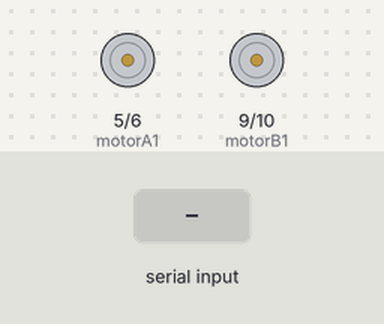
A sketch run on a simulated Arduino Uno, built with avr-gcc and run on an emulated ATmega328P. On the bench: motor-driver pin pairs drawn as motors (green arrow = first pin HIGH = forward, orange = second pin HIGH = backward, longer = more drive, scaled by the enable pin). The inputs (shaded band) are chosen by the test bench.

Above: at 1.2 s.
1.3 s: "F" received over Serial
At 1.9 s:
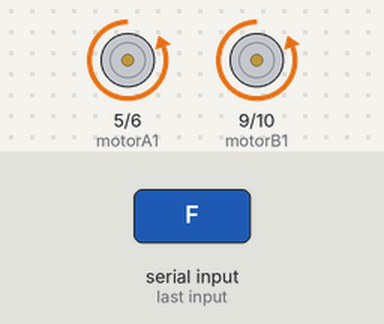
2.8 s: "B" received over Serial
At 3.1 s:
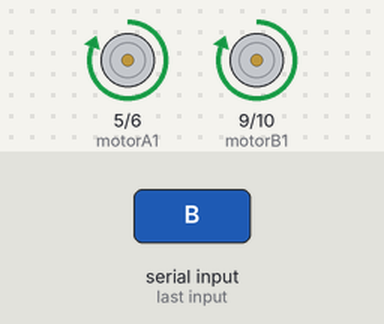
4.3 s: "L" received over Serial
At 5.4 s:
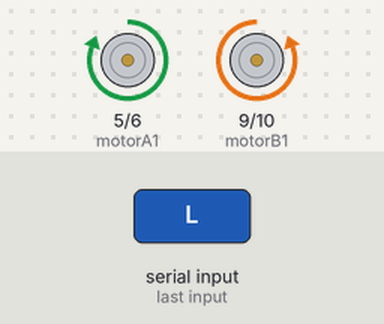
5.8 s: "R" received over Serial
At 6.6 s:
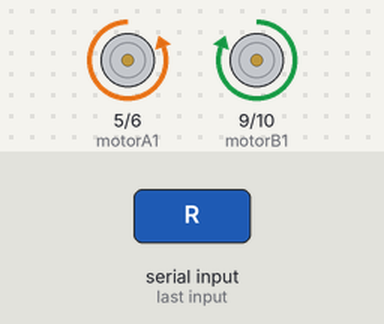
7.3 s: "S" received over Serial
At 7.7 s:
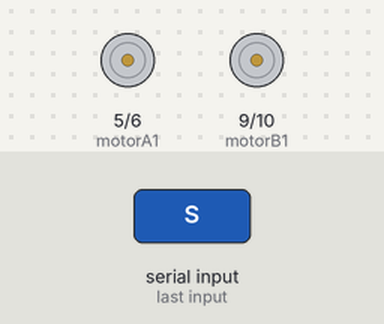
Timing chart, 0 to 9.8 s (numbered marks = the images above; inputs shaded):
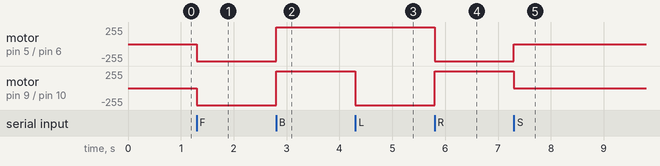

The sketch:

sketch_nov30b.ino
```cpp
// -----------------------------
// Bluetooth RC Car (HC-05/06)
// -----------------------------

// Motor Pins (Same as before)
#define motorA1 5 // Left Motor IN1
#define motorA2 6 // Left Motor IN2
#define motorB1 9 // Right Motor IN1
#define motorB2 10 // Right Motor IN2

#define ENA 3  // PWM Left
#define ENB 11 // PWM Right

// Speed (0-255)
// Bluetooth often needs full power to start moving
int speedCar = 255;
char command; // Variable to store incoming data

void setup() {
  // Start Serial Communication for Bluetooth
  Serial.begin(9600);

  pinMode(motorA1, OUTPUT);
  pinMode(motorA2, OUTPUT);
  pinMode(motorB1, OUTPUT);
  pinMode(motorB2, OUTPUT);
  pinMode(ENA, OUTPUT);
  pinMode(ENB, OUTPUT);

  // Initialize motors stopped
  stopCar();
}

void loop() {
  // Check if data is available from Bluetooth
  if (Serial.available() > 0) {
    command = Serial.read(); // Read the character

    // Execute command
    switch (command) {
      case 'F': forward(); break;
      case 'B': backward(); break;
      case 'L': turnLeft(); break;
      case 'R': turnRight(); break;
      case 'S': stopCar(); break;

      // Optional: Speed control logic (0-9)
      case '0': speedCar = 100; break;
      case '1': speedCar = 120; break;
      case '2': speedCar = 140; break;
      case '3': speedCar = 160; break;
      case '4': speedCar = 180; break;
      case '5': speedCar = 200; break;
      case '6': speedCar = 220; break;
      case '7': speedCar = 235; break;
      case '8': speedCar = 245; break;
      case '9': speedCar = 255; break;
    }
  }
}

// --- Movement Functions ---

void forward() {
  analogWrite(ENA, speedCar);
  analogWrite(ENB, speedCar);
  digitalWrite(motorA1, LOW);
  digitalWrite(motorA2, HIGH);
  digitalWrite(motorB1, LOW);
  digitalWrite(motorB2, HIGH);
}

void backward() {
  analogWrite(ENA, speedCar);
  analogWrite(ENB, speedCar);
  digitalWrite(motorA1, HIGH);
  digitalWrite(motorA2, LOW);
  digitalWrite(motorB1, HIGH);
  digitalWrite(motorB2, LOW);
}

void turnLeft() {
  analogWrite(ENA, speedCar);
  analogWrite(ENB, speedCar);
  // Left wheels backward, Right wheels forward (Spin turn)
  digitalWrite(motorA1, HIGH);
  digitalWrite(motorA2, LOW);
  digitalWrite(motorB1, LOW);
  digitalWrite(motorB2, HIGH);
}

void turnRight() {
  analogWrite(ENA, speedCar);
  analogWrite(ENB, speedCar);
  // Left wheels forward, Right wheels backward (Spin turn)
  digitalWrite(motorA1, LOW);
  digitalWrite(motorA2, HIGH);
  digitalWrite(motorB1, HIGH);
  digitalWrite(motorB2, LOW);
}

void stopCar() {
  digitalWrite(motorA1, LOW);
  digitalWrite(motorA2, LOW);
  digitalWrite(motorB1, LOW);
  digitalWrite(motorB2, LOW);
  analogWrite(ENA, 0);
  analogWrite(ENB, 0);
}
```

Measured:
- after the input at 1.3 s, motor on pin 5 (motorA1) / pin 6 (motorA2), motor on pin 9 (motorB1) / pin 10 (motorB2): stopped → backward 255/255 at once
- after the input at 2.8 s, motor on pin 5 (motorA1) / pin 6 (motorA2), motor on pin 9 (motorB1) / pin 10 (motorB2): backward 255/255 → forward 255/255 at once
- after the input at 4.3 s, motor on pin 9 (motorB1) / pin 10 (motorB2): forward 255/255 → backward 255/255 at once
- after the input at 5.8 s, motor on pin 5 (motorA1) / pin 6 (motorA2): forward 255/255 → backward 255/255 at once; motor on pin 9 (motorB1) / pin 10 (motorB2): backward 255/255 → forward 255/255 at once
- after the input at 7.3 s, motor on pin 5 (motorA1) / pin 6 (motorA2): backward 255/255 → stopped at once; motor on pin 9 (motorB1) / pin 10 (motorB2): forward 255/255 → stopped at once
